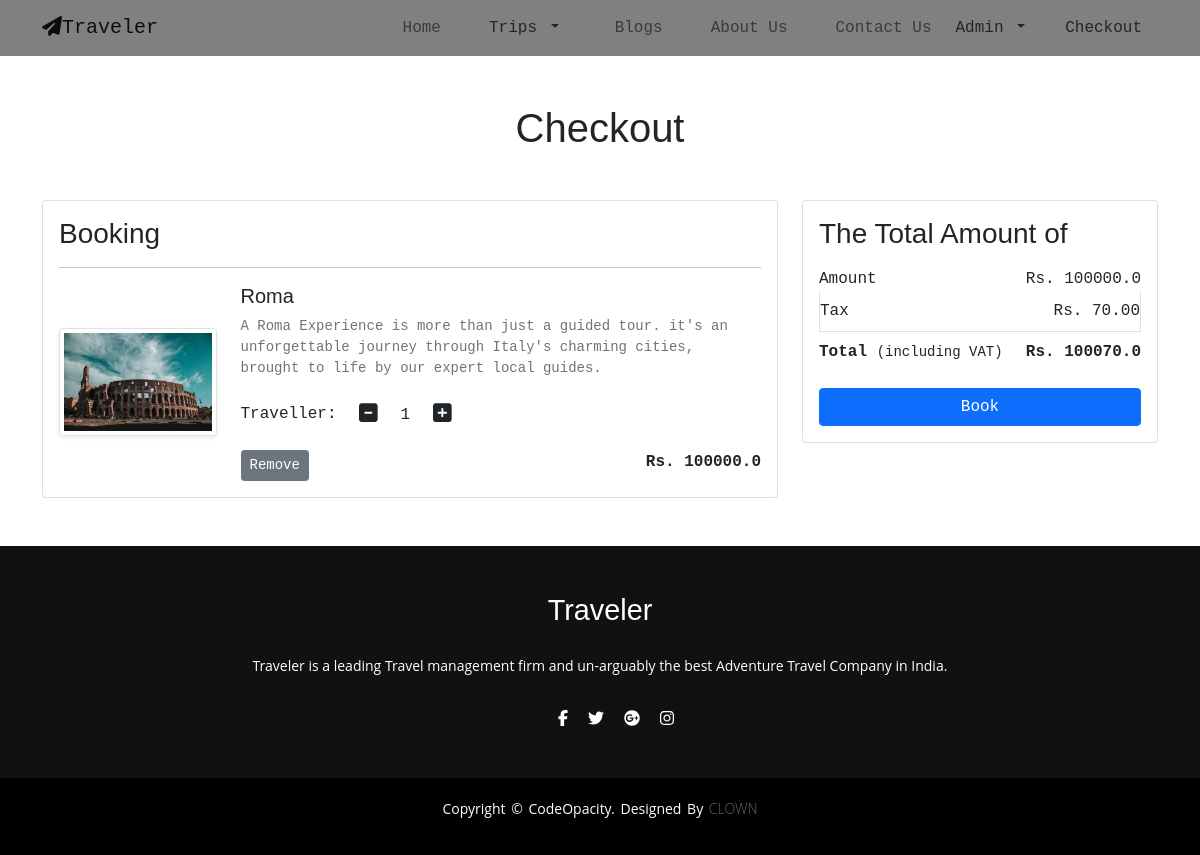
The app's page /cart/ (signed in) with its own data.
### app/models.py (models this page shows, shortened)
class Cart(models.Model):
    user = models.ForeignKey(User, on_delete=models.CASCADE)
    tour = models.ForeignKey(Tour, on_delete=models.CASCADE)
    quantity = models.PositiveIntegerField(default=1)

class Tour(models.Model):
    city = models.CharField(max_length=100)
    original_price = models.FloatField()
    discounted_price = models.FloatField()
    description = models.TextField()
    product_image = models.ImageField(upload_to='packageimg')

### app/views.py (the view)
# urls.py: path('cart/',views.show_cart, name='showcart'),
def show_cart(request):
    if request.user.is_authenticated:
        user = request.user
        cart = Cart.objects.filter(user=user)
        amount = 0.0
        shipping_amount = 70.0
        total_amount = 0.0
        cart_tour = [p for p in Cart.objects.all() if p.user == user ]
        if cart_tour:
            for p in cart_tour:
                tempamount = (p.quantity* p.tour.discounted_price)
                amount += tempamount
                totalamount = amount +shipping_amount
            return render(request, 'app/addtocart.html', {'carts':cart, 'totalamount':totalamount, 'amount': amount})
        else:
            return render(request, 'app/emptycart.html')

### app/template/app/addtocart.html (shortened to what this page needs)
{% extends 'app/base.html' %}
{% load static %}
{% block main-content %}
<div class="container my-5">
 <div class="row">
  <h1 class="text-center mb-5">Checkout</h1>
  <div class="col-sm-8">
  <div class="card">
   <div class="card-body">
    <h3>Booking</h3>
    {% for cart in carts %}
    <hr>
    <div class="row">
     <div class="col-sm-3 text-center align-self-center"><img src="{{cart.tour.product_image.url}}" alt="" srcset="" class="img-fluid img-thumbnail shadow-sm" height="150" width="150"> </div>
     <div class="col-sm-9">
      <div>
       <h5>{{cart.tour.city}}</h5>
       <p class="mb-2 text-muted small">{{cart.tour.description}}</p>
       <div class="my-3">
        <label for="quantity">Traveller:</label>
        <a class="minus-cart btn" pid="{{cart.tour.id}}"><i class="fas fa-minus-square fa-lg"></i></a>
          <span id="quantity">{{cart.quantity}}</span>
        <a class="plus-cart btn" pid="{{cart.tour.id}}"><i class="fas fa-plus-square fa-lg"></i></a>
       </div>
       <div class="d-flex justify-content-between">
        <a href="#" class="btn btn-sm btn-secondary mr-3 remove-cart" pid="{{cart.tour.id}}">Remove</a>
        <p class="mb-0"><span><strong>Rs. {{cart.tour.discounted_price}}</strong></span></p>
       </div>
      </div>
     </div>
    </div>
    {% endfor %}
   </div>
   </div>
  </div>
  <div class="col-sm-4">
   <div class="card">
    <div class="card-body">
      <h3>The Total Amount of</h3>
      <ul class="list-group">
       <li class="list-group-item d-flex justify-content-between align-items-center border-0 px-0 pb-0">Amount<span>Rs. <span id="amount">{{amount}}</span></span></li>
       <li class="list-group-item d-flex justify-content-between align-items-center px-0">Tax<span>Rs. 70.00</span></li>
       <li class="list-group-item d-flex justify-content-between align-items-center border-0 px-0 mb-3">
        <div>
           <strong>Total</strong> <small>(including VAT)</small>
         </div>
         <span><strong>Rs. <strong id="totalamount">{{totalamount}}</strong></strong></span>
       </li>
      </ul>
      <div class="d-grid"><a href="{% url 'checkout' %}" class="btn btn-primary">Book</a></div>
    </div>
   </div>
  </div>
 </div>
</div>
{% endblock main-content %}

### app/template/app/base.html (shortened to what this page needs)
<!doctype html>
{% load static %}
<html lang="en">
  <head>
<link rel="stylesheet" href="https://cdnjs.cloudflare.com/ajax/libs/font-awesome/5.15.3/css/all.min.css" />
<link rel = "stylesheet" href = "{% static 'app/css/normalize.css' %}">
<link rel = "stylesheet" href = "{% static 'app/css/utility.css' %}">
<link rel = "stylesheet" href = "{% static 'app/css/style1.css' %}">
<link rel = "stylesheet" href = "{% static 'app/css/responsive.css' %}">
<link rel="stylesheet" type="text/css" href="{% static 'app/css/bootstrap.css' %}">
<link rel="stylesheet" type="text/css" href="{% static 'app/css/main.css' %}">
<link rel="stylesheet" href="{% static 'app/css/owl.carousel.min.css' %}">
<link rel="stylesheet" href="https://cdnjs.cloudflare.com/ajax/libs/font-awesome/4.7.0/css/font-awesome.min.css
" />
<link rel="stylesheet" href="https://maxcdn.bootstrapcdn.com/font-awesome/4.7.0/css/font-awesome.min.css">
  </head>
  <body style="overflow-x: hidden;">
    <nav class="navbar navbar-expand-lg navbar-light bg ">
      <div class="container">
        <a class="navbar-brand" href="/"><i class="fa fa-paper-plane"></i>Traveler</a>
        <div class="collapse navbar-collapse nav" id="navbarSupportedContent">
          <ul class="navbar-nav ms-auto mb-2 mb-lg-0">
            <li class="nav-item ">
              <a class="nav-link menu" aria-current="page" href="/">Home</a>
            </li>
              <li class="nav-item dropdown">
                 <a class="nav-link dropdown-toggle text-dark me-2" href="#" id="profileDropdown" role="button" data-bs-toggle="dropdown" aria-expanded="false">
                   Trips
                 </a>
                 </li>
            <li class="nav-item">
              <a class="nav-link menu" href="{% url 'blog' %}">Blogs</a>
            </li>
            <li class="nav-item">
              <a class="nav-link menu" href="{% url 'about' %}">About Us</a>
            </li>
           <li class="nav-item">
              <a class="nav-link menu" href="{% url 'contact' %}">Contact Us</a>
            </li>
            <ul class="navbar-nav ms-auto mb-2 mb-lg-0">
              {% if request.user.is_authenticated %}
              <li class="nav-item dropdown mx-2">
                 <a class="nav-link dropdown-toggle text-dark me-2" href="#" id="profileDropdown" role="button" data-bs-toggle="dropdown" aria-expanded="false">
                   {{request.user.username|capfirst}}
                 </a>
                 </li>
                 </ul>
                 <li class="nav-item mx-2">
                  <a href="{% url 'showcart' %}" class="nav-link text-dark"> Checkout </a>
                 </li>
                 {% else %}
            <a href="{% url 'login' %}" class="btn btn-dark me-2">Log in</a>
            <a href="{% url 'customerregistration' %}" class="btn btn-dark">Sign Up</a>
            {% endif %}
          </ul>
        </div>
      </div>
    </nav>
{% block main-content %} {% endblock main-content %}
<footer>
  <div class="footer-content">
    <h3>Traveler</h3>
    <p>Traveler is a leading Travel management firm and un-arguably the best Adventure Travel Company in India.</p>
    <ul class="socials">
      <li><a href="#"><i class="fa-brands fa-facebook-f"></i></a></li>
      <li><a href="#"><i class="fa-brands fa-twitter"></i></a></li>
      <li><a href="#"><i class="fa-brands fa-google-plus"></i></a></li>
      <li><a href="#"><i class="fa-brands fa-instagram"></i></a></li>
    </ul>
 </div>
 <div class="footer-bottom">
  <p>copyright &copy; codeOpacity. designed by <span>CLOWN</span></p>
 </div>
</footer>
  </body>
</html>

### app/static/app/css/utility.css (style rules this page uses)
html, body { font-family: 'Open Sans', sans-serif; }
h1, h2, h3, h4, h5, h6 { font-family: 'Raleway', sans-serif; }
a { color: var(--dark); text-decoration: none; }
ul { list-style-type: none; }
.container { max-width: 1320px; padding: 0 1rem; margin: 0 auto; }
.btn { padding: 0.7rem 2.4rem; border-radius: 0.2rem; font-weight: 600; background-color: var(--green); color: #fff; border: 1px solid var(--green); }
img { width: 100%; display: block; }

### app/static/app/css/style1.css (style rules this page uses)
:root { --green: #1ec6b6; --light-grey: #f7f7f7; --dark: #0e1010; --trans: all 0.3s ease-in-out; }

### app/static/app/css/responsive.css (style rules this page uses)
@media screen and (min-width: 992px) { .navbar-nav { display: -webkit-box; display: -ms-flexbox; display: flex; -webkit-box-pack: end; -ms-flex-pack: end; justify-content: flex-end; margin: 0; } }
@media screen and (min-width: 992px) { .nav-item { margin: 0; margin-left: 2rem; } }

### app/static/app/css/main.css (style rules this page uses)
* { margin: 0; padding: 0; box-sizing: border-box; }
body { font-family: 'Source Code Pro',monospace; }
.bg { background-color: grey!important; }
footer { background: #111; height: auto; width: 100vw; font-family: "Open Sans"; padding-top: 40px; color: #fff; }
.footer-content { display: flex; align-items: left; justify-content: center; flex-direction: column; text-align: center; }
.footer-content h3 { font-size: 1.8rem; font-weight: 400; text-transform: capitalize; line-height: 3rem; }
.footer-content p { max-width: auto; margin: 10px auto; line-height: 28px; font-size: 14px; }
.socials { list-style: none; display: flex; align-items: center; justify-content: center; margin: 1rem 0 3rem 0; }
.socials li { margin: 0 10px; }
.socials a { text-decoration: none; color: #fff; }
.footer-bottom { width: 100vw; padding: 20px 0; text-align: center; background: #000; }
.footer-bottom p { font-size: 14px; word-spacing: 2px; text-transform: capitalize; }
.footer-bottom span { text-transform: uppercase; opacity: .4; font-weight: 200; }

### records on screen
Cart: tour.product_image (picture), tour.city "Roma", tour.description "A Roma Experience is more than just a guided tour. it's an unforgettable journey through Italy's charming cities, brought to life by our expert local guides.", quantity "1", tour.discounted_price "100000.0"

### other values on screen
{{ request.user.username|capfirst }} "Admin"
{{ amount }} "100000.0"
{{ totalamount }} "100070.0"
